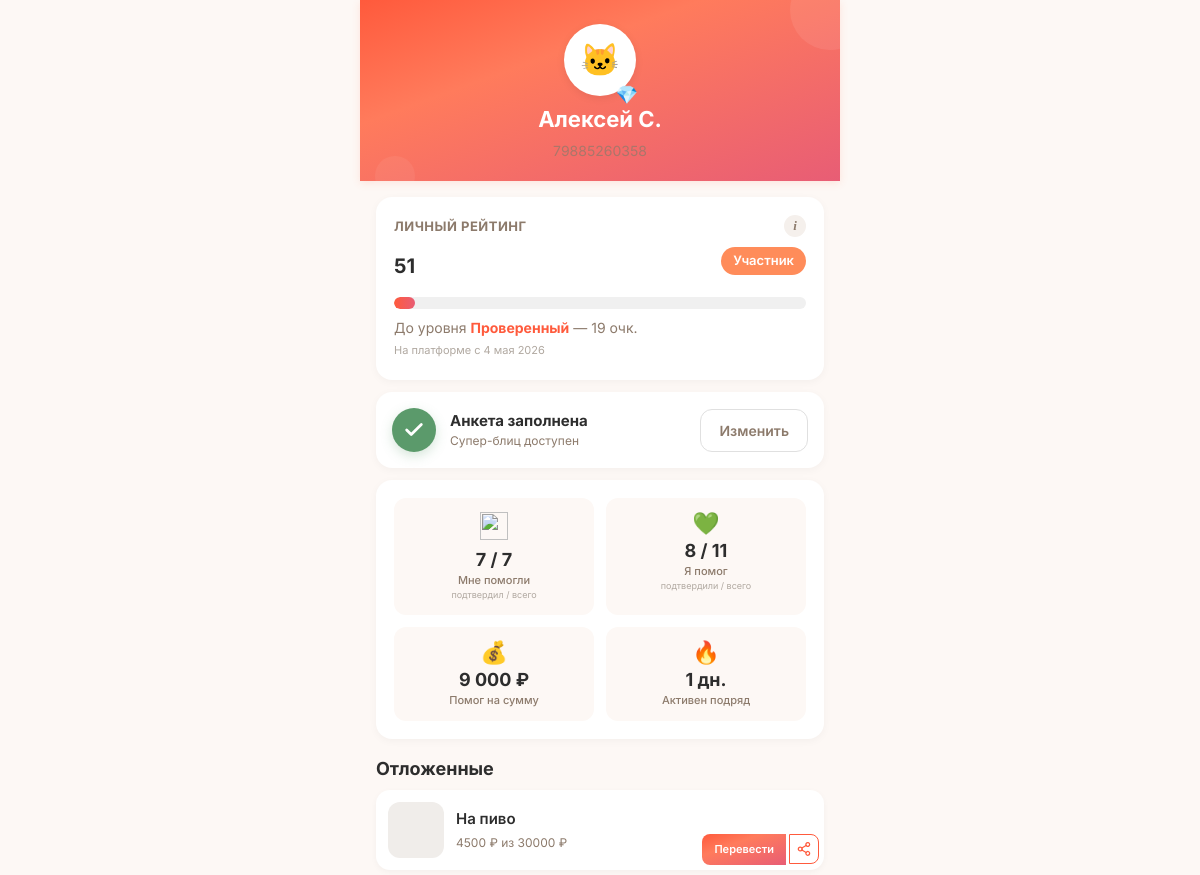
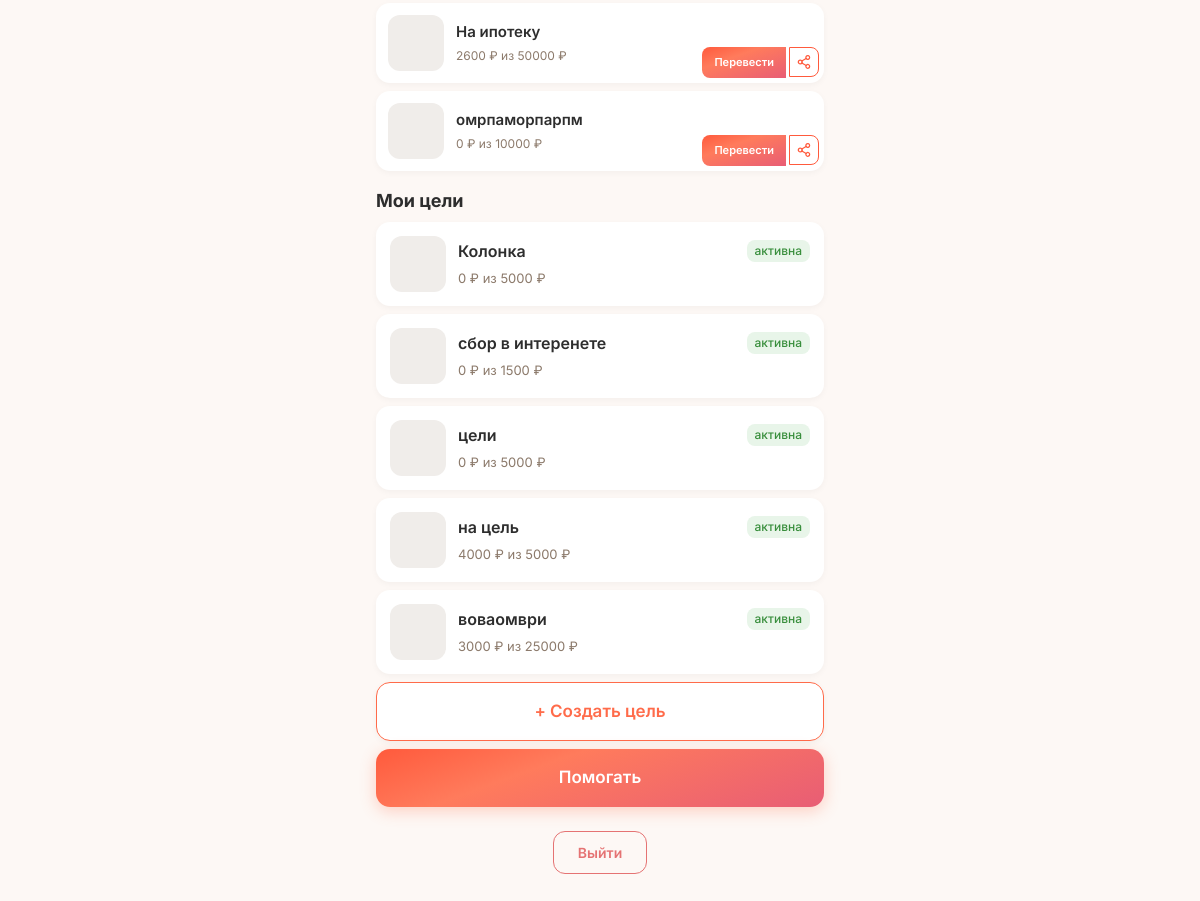
Screenshot of /profile (signed in) with the database file from the repository (2 pictures, top to bottom).
### tables this page shows
CREATE TABLE users (
            id INTEGER PRIMARY KEY AUTOINCREMENT,
            phone TEXT UNIQUE NOT NULL,
            password_hash TEXT NOT NULL,
            email TEXT NULL,
            name TEXT NULL,
            avatar_url TEXT NULL,
            max_id TEXT NULL,
            vk_id TEXT NULL,
            fcm_token TEXT NULL,
            onboarding_passed INTEGER DEFAULT 0,
            rating REAL DEFAULT 0.0,
            rating_level TEXT DEFAULT 'novice',
            confirmations_total INTEGER DEFAULT 0,
            confirmations_approved INTEGER DEFAULT 0,
            confirmations_ignored INTEGER DEFAULT 0,
            donation_streak INTEGER DEFAULT 0,
            goals_helped_close INTEGER DEFAULT 0,
            total_helped_amount REAL DEFAULT 0.00,
            priority_days INTEGER DEFAULT 0,
            circles_of_care INTEGER DEFAULT 0,
            interest_weights TEXT DEFAULT NULL,
            eternal_donation_config TEXT DEFAULT NULL,
            yellow_card_until TEXT NULL,
            is_banned INTEGER DEFAULT 0,
            created_at TEXT DEFAULT (datetime('now'))
        , xp INTEGER DEFAULT 0, xp_level TEXT DEFAULT 'novice', streak_days INTEGER DEFAULT 0, last_action_date TEXT, ip_registered TEXT, author_badge TEXT, trust_score INTEGER DEFAULT 50, trust_level TEXT DEFAULT 'guest', is_admin INTEGER DEFAULT 0, profile_completed INTEGER DEFAULT 0, identity_verified INTEGER DEFAULT 0, city TEXT, region_code TEXT, region_name TEXT, birth_date TEXT, onboarding_step INTEGER DEFAULT 0, identity_verified_at TEXT, identity_doc_path TEXT, identity_selfie_path TEXT);

CREATE TABLE "goals" (
        id INTEGER PRIMARY KEY AUTOINCREMENT,
        user_id INTEGER NOT NULL,
        type TEXT NOT NULL CHECK(type IN ('super_blitz','blitz','serious','urgent','group')),
        title TEXT NOT NULL,
        description TEXT NULL,
        photo_url TEXT NULL,
        amount_goal REAL NOT NULL,
        amount_collected REAL DEFAULT 0.00,
        ends_at TEXT NULL,
        status TEXT DEFAULT 'draft' CHECK(status IN ('draft','active','frozen','completed','failed','lightning_failed','hidden')),
        trial_ends_at TEXT NULL,
        subscription_active_until TEXT NULL,
        last_boosted_at TEXT NULL,
        is_lightning INTEGER DEFAULT 0,
        lightning_started_at TEXT NULL,
        moderation_status TEXT DEFAULT 'pending',
        completion_type TEXT DEFAULT 'organic',
        is_seed INTEGER DEFAULT 0,
        views_count INTEGER DEFAULT 0,
        views_24h INTEGER DEFAULT 0,
        donations_count INTEGER DEFAULT 0,
        donations_24h INTEGER DEFAULT 0,
        created_at TEXT DEFAULT (datetime('now')), photos TEXT, moderation_comment TEXT, moderated_at TEXT, moderated_by INTEGER, resubmission_count INTEGER DEFAULT 0, is_resubmission INTEGER DEFAULT 0, rejection_categories TEXT,
        FOREIGN KEY (user_id) REFERENCES users(id)
    );

### main.py (the view, shortened to what this page needs)
@app.route('/profile')
@login_required
def profile():
    user = get_current_user()
    db = get_db()
    goals = db.execute("SELECT * FROM goals WHERE user_id = ? ORDER BY created_at DESC", (user['id'],)).fetchall()
    received_total = db.execute(
        "SELECT COUNT(*) FROM donations WHERE goal_id IN (SELECT id FROM goals WHERE user_id = ?) AND donor_id IS NOT NULL",
        (user['id'],)
    ).fetchone()[0]
    received_approved = db.execute(
        "SELECT COUNT(*) FROM donations WHERE goal_id IN (SELECT id FROM goals WHERE user_id = ?) AND donor_id IS NOT NULL AND status IN ('recipient_confirmed','completed')",
        (user['id'],)
    ).fetchone()[0]
    sent_total = db.execute(
        "SELECT COUNT(*) FROM donations WHERE donor_id = ?",
        (user['id'],)
    ).fetchone()[0]
    sent_approved = db.execute(
        "SELECT COUNT(*) FROM donations WHERE donor_id = ? AND status IN ('recipient_confirmed','completed')",
        (user['id'],)
    ).fetchone()[0]
    ignored = db.execute(
        "SELECT d.amount_reported, d.donor_confirmed_at, u.phone as donor_phone FROM donations d LEFT JOIN users u ON d.donor_id = u.id WHERE d.goal_id IN (SELECT id FROM goals WHERE user_id = ?) AND d.status = 'donor_confirmed' AND datetime(d.donor_confirmed_at) <= datetime('now', '-24 hours') ORDER BY d.donor_confirmed_at DESC LIMIT 10",
        (user['id'],)
    ).fetchall()
    months = ['января','февраля','марта','апреля','мая','июня','июля','августа','сентября','октября','ноября','декабря']
    ignored_list = []
    liked_goals = db.execute("""
        SELECT g.*, u.name as author_name, u.xp_level as author_level
        FROM likes l
        JOIN goals g ON l.goal_id = g.id
        JOIN users u ON g.user_id = u.id
        WHERE l.user_id = ?
        ORDER BY l.created_at DESC
    """, (user['id'],)).fetchall()
    db.close()
    return render_template('profile.html',
        user=user,
        goals=goals,
        received_total=received_total,
        received_approved=received_approved,
        sent_total=sent_total,
        sent_approved=sent_approved,
        ignored_donations=ignored_list,
        liked_goals=liked_goals)

### main.py (called while the page is built)
def get_current_user():
    if 'user_id' in session:
        db = get_db()
        try:
            user = db.execute("SELECT * FROM users WHERE id = ?", (session['user_id'],)).fetchone()
            return user
        except:
            return None
        finally:
            db.close()
    return None

def login_required(f):
    @wraps(f)
    def wrap(*args, **kwargs):
        if 'user_id' not in session:
            flash('Сначала войдите в аккаунт.', 'warning')
            return redirect(url_for('login'))
        return f(*args, **kwargs)
    return wrap

def level_emoji(level_key):
    return LEVEL_EMOJI.get(level_key, '🌱')

def format_date(date_str):
    if not date_str:
        return ''
    try:
        parts = date_str[:10].split('-')
        return f"{int(parts[2])} {MONTHS[int(parts[1])-1]} {parts[0]}"
    except:
        return date_str[:10]

### models.py (called while the page is built)
def get_db():
    conn = sqlite3.connect(DATABASE, timeout=10)
    conn.row_factory = sqlite3.Row
    conn.execute("PRAGMA journal_mode=WAL")
    conn.execute("PRAGMA synchronous=NORMAL")
    conn.execute("PRAGMA busy_timeout=5000")
    conn.execute("PRAGMA foreign_keys = ON")
    return conn

### trust_engine.py (called while the page is built)
def get_trust_segments(score):
    score = score or 0
    segments = []
    for i, (min_score, key, emoji_name, perks) in enumerate(TRUST_LEVELS):
        if i < len(TRUST_LEVELS) - 1:
            max_score = TRUST_LEVELS[i+1][0]
        else:
            max_score = 999999
        is_current = min_score <= score < max_score
        is_passed = score >= max_score
        segments.append({
            'level': i + 1,
            'key': key,
            'name': get_trust_level_name(key),
            'min_score': min_score,
            'max_score': max_score,
            'color': TRUST_COLORS[i],
            'is_current': is_current,
            'is_passed': is_passed,
        })
    return segments

def get_trust_level_name(level_key):
    NAMES = {
        'guest': 'Гость',
        'newcomer': 'Новичок',
        'member': 'Участник',
        'verified': 'Проверенный',
        'reliable': 'Надёжный',
        'trusted': 'Свой',
        'veteran': 'Старожил',
        'guardian': 'Хранитель',
        'beacon': 'Маяк',
        'guard': 'Страж',
        'sage': 'Мудрец',
        'legend': 'Легенда',
    }
    return NAMES.get(level_key, 'Гость')

### templates/profile.html (shortened to what this page needs)
<!DOCTYPE html>
<html lang="ru">
<head>
    <link rel="stylesheet" href="/static/style.css?v=7">
</head>
<body>
    <div class="container">
        <div class="profile-header">
            <div style="position:relative; display:inline-block;">
            <div class="avatar">🐱</div>
            <span style="position:absolute; bottom:-2px; right:-2px; font-size:18px;">
                {{ user.xp_level|level_emoji }}
            </span>
        </div>
            <h1>{{ user.name or 'Аноним' }}</h1>
            <p class="phone">{{ user.phone }}</p>
        </div>
        {% set tp = trust_progress(user.trust_score or 0) %}
        {% set segs = trust_segments(user.trust_score or 0) %}
        <div class="card" style="position:relative;">
            <div class="card-header-row">
                <span class="card-title">Личный рейтинг</span>
                <button class="info-icon" type="button">i</button>
            </div>
            <div class="trust-row">
                <span class="trust-value">{{ user.trust_score or 0 }}</span>
                {% for seg in segs %}{% if seg.is_current %}<span class="level-badge" style="background: {{ seg.color }}; color: white;">{{ seg.name }}</span>{% endif %}{% endfor %}
            </div>
            <div class="rating-bar" onclick="toggleRatingScale()">
                <div class="rating-fill" style="width: {{ tp.progress_pct }}%;"></div>
            </div>
            <p class="trust-next">
                {% if tp.next_name %}
                    До уровня <strong>{{ tp.next_name }}</strong> — {{ tp.points_to_next }} очк.
                {% else %}
                    👑 Максимальный уровень
                {% endif %}
                <span class="trust-since">На платформе с {{ user.created_at|format_date }}</span>
            </p>
        </div>
        {% if user.profile_completed %}
        <div class="card anketa-card">
            <div class="anketa-status">
                <div class="anketa-icon done">
                    <svg viewBox="0 0 24 24" fill="none" stroke="currentColor" stroke-width="3" stroke-linecap="round" stroke-linejoin="round"><polyline points="20 6 9 17 4 12"></polyline></svg>
                </div>
                <div class="anketa-text">
                    <div class="anketa-title">Анкета заполнена</div>
                    <div class="anketa-hint">Супер-блиц доступен</div>
                </div>
                <a href="/profile/edit" class="anketa-btn secondary">Изменить</a>
            </div>
        </div>
        {% endif %}
        <div class="card">
            <div class="stats-grid">
                <a href="/profile/received" class="stats-cell stats-cell-link">
                    <div class="stats-icon"><img src="https://api.iconify.design/reicon/hand-heart.svg?color=%23FF5A3C" width="28" height="28" alt=""></div>
                    <div class="stats-num">{{ received_approved }} / {{ received_total }}</div>
                    <div class="stats-lbl">Мне помогли<br><span class="stats-hint">подтвердил / всего</span></div>
                </a>
                <a href="/profile/sent" class="stats-cell stats-cell-link">
                    <div class="stats-icon">💚</div>
                    <div class="stats-num">{{ sent_approved }} / {{ sent_total }}</div>
                    <div class="stats-lbl">Я помог<br><span class="stats-hint">подтвердили / всего</span></div>
                </a>
                <button type="button" class="stats-cell stats-cell-btn" onclick="openSumModal()">
                    <div class="stats-icon">💰</div>
                    <div class="stats-num">{{ "{:,.0f}".format(user.total_helped_amount or 0).replace(',', ' ') }} ₽</div>
                    <div class="stats-lbl">Помог на сумму</div>
                </button>
                <button type="button" class="stats-cell stats-cell-btn" onclick="openStreakModal()">
                    <div class="stats-icon">🔥</div>
                    <div class="stats-num">{{ user.streak_days or 0 }} дн.</div>
                    <div class="stats-lbl">Активен подряд</div>
                </button>
            </div>
        </div>
        {% if liked_goals %}
        <h3 class="section-title">Отложенные</h3>
        {% for lg in liked_goals %}
        <div class="liked-goal">
            <a class="liked-goal-cover" href="/goal/{{ lg.id }}" {% if lg.photo_url %}style="background-image: url('{{ lg.photo_url }}');"{% endif %}></a>
            <div class="liked-goal-info">
                <a class="liked-goal-title" href="/goal/{{ lg.id }}">{{ lg.title }}</a>
                <div class="liked-goal-meta">
                    {{ "%.0f"|format(lg.amount_collected) }} ₽ из {{ "%.0f"|format(lg.amount_goal) }} ₽
                </div>
            </div>
            <div class="liked-goal-actions">
                <a class="lg-btn-primary" href="/goal/{{ lg.id }}">Перевести</a>
                <button class="lg-btn-share" onclick="shareGoal('{{ lg.id }}', '{{ lg.title|e }}')" title="Поделиться">
                    <div class="share-icon-{{ lg.id }}" style="width:20px;height:20px;"></div>
                </button>
            </div>
        </div>
        {% endfor %}
        {% endif %}
        <h3 style="margin: 16px 16px 8px; font-size:18px; font-weight:700;">Мои цели</h3>
        {% if goals %}
            {% for goal in goals %}
            <a class="goal-item" href="/goal/{{ goal.id }}">
                <div class="goal-cover" {% if goal.photo_url %}style="background-image: url('{{ goal.photo_url }}');"{% endif %}></div>
                <div class="goal-info">
                    <div class="top">
                        <span class="title">{{ goal.title }}</span>
                        <span class="status status-{{ goal.status }}">{% if goal.status == 'active' %}активна{% elif goal.status == 'completed' %}завершена{% elif goal.status == 'frozen' %}заморожена{% else %}{{ goal.status }}{% endif %}</span>
                    </div>
                    <div style="font-size:13px;color:#8C7A6B;">
                        {{ "%.0f"|format(goal.amount_collected) }} ₽ из {{ "%.0f"|format(goal.amount_goal) }} ₽
                    </div>
                </div>
            </a>
            {% endfor %}
        {% else %}
            <div class="card" style="text-align:center;">
                <p style="color:#8C7A6B; margin:0;">У вас пока нет целей</p>
            </div>
        {% endif %}
        <a class="fab-outline" href="/goals/choose">+ Создать цель</a>
        <a class="fab" href="/goals">Помогать</a>
        <div class="logout-wrap">
            <form method="POST" action="/logout" style="display:inline;">
                <button type="submit" class="logout-btn">Выйти</button>
            </form>
        </div>
    </div>
</body>
</html>

### static/style.css (style rules this page uses)
:root { --cta: #FF6B4A; --cta-hover: #E85D3A; --bg: #FDF8F5; --card: #FFFFFF; --card-shadow: 0 2px 12px rgba(0,0,0,0.04); --text: #2D2D2D; --text-soft: #8C7A6B; --success: #5B9A6B; --error: #E57373; --gold: #D4A853; --gradient-cta: linear-gradient(160deg, #FF5A3C 0%, #FF7B5C 35%, #E85D75 100%); --radius: 12px; --radius-lg: 16px; --font: 'Inter', -apple-system, BlinkMacSystemFont, sans-serif; --transition: 0.2s ease; }
*, *::before, *::after { box-sizing: border-box; margin: 0; padding: 0; }
body { font-family: var(--font); font-size: 16px; line-height: 1.5; background: var(--bg); color: var(--text); -webkit-tap-highlight-color: transparent; -webkit-font-smoothing: antialiased; animation: pageIn 0.3s ease; }
h1 { font-size: 28px; font-weight: 700; line-height: 1.2; }
h3 { font-size: 18px; font-weight: 600; }
p { color: var(--text-soft); }
a { color: var(--cta); text-decoration: none; }
.card { background: var(--card); border-radius: var(--radius-lg); padding: 16px; box-shadow: var(--card-shadow); margin-bottom: 12px; }
html { overscroll-behavior-y: auto; }
* { scrollbar-width: thin; scrollbar-color: #FF5A3C transparent; }
.info-icon { width: 22px; height: 22px; border-radius: 50%; background: #F5F0EC; color: #8C7A6B; font-size: 13px; font-weight: 700; font-style: italic; font-family: Georgia, serif; display: flex; align-items: center; justify-content: center; cursor: pointer; border: none; padding: 0; transition: background 0.15s, color 0.15s, transform 0.1s; flex-shrink: 0; }

### rows the page displays
users: xp_level|level_emoji "💎", name "Алексей С.", phone "79885260358", trust_score "51", created_at "4 мая 2026", total_helped_amount "9 000", streak_days "1"
goals: title "На пиво", amount_collected "4500", amount_goal "30000", {{ lg.id }} 2 (drawn)
goals: title "На ипотеку", amount_collected "2600", amount_goal "50000"
goals: title "омрпаморпарпм", amount_collected "0", amount_goal "10000"
goals: title "Колонка", status "активна", amount_collected "0", amount_goal "5000"
goals: title "сбор в интеренете", status "активна", amount_collected "0", amount_goal "1500"
goals: title "цели", status "активна", amount_collected "0", amount_goal "5000"
goals: title "на цель", status "активна", amount_collected "4000", amount_goal "5000"
goals: title "воваомври", status "активна", amount_collected "3000", amount_goal "25000"

### other values shown
{{ seg.name }} "Участник"
{{ tp.next_name }} "Проверенный"
{{ tp.points_to_next }} "19"
{{ received_approved }} "7"
{{ received_total }} "7"
{{ sent_approved }} "8"
{{ sent_total }} "11"
